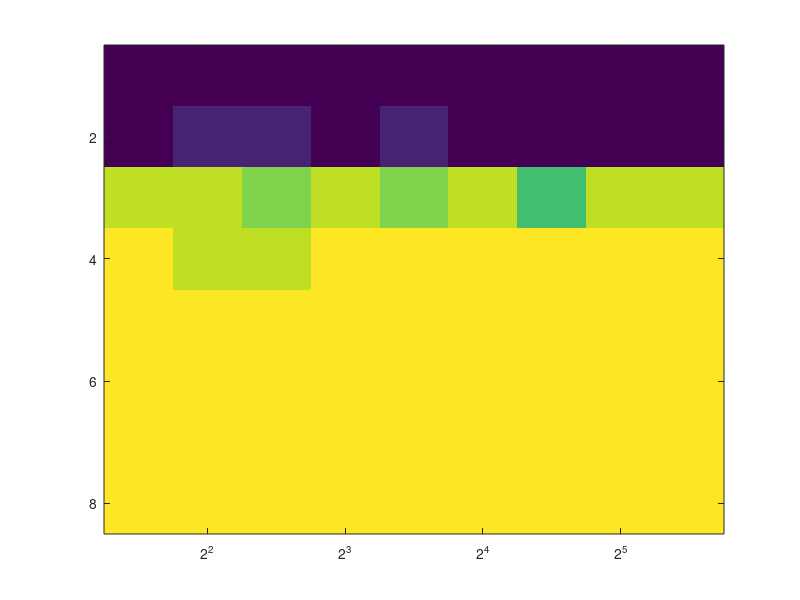

The MATLAB script that drew this image: (Note: this script raises an error after producing the figure.)
%% Print figures d = 100
clear all; close all; clc;
load('results100pow.mat');
imagesc(res_count(:,:,1))
xticklabels({'2^2','2^3','2^4','2^5','2^6','2^7','2^8','2^9', '2^{10}'})
% xticklabels({'2','4','8','16','32','128','256','512','1024'})
fig = gca;
fig.FontSize = 14; 
xlabel('Scaling \nu','FontSize', 20);
ylabel('$m/(d_1+d_2)$','Interpreter','latex','FontSize', 20);
title('$d_1=100, d_2 =50$', 'Interpreter','latex','FontSize', 20);
colormap gray
export_fig PhaseTransitionCube100.pdf -transparent

imagesc(res_count(:,:,2))
xticklabels({'2^2','2^3','2^4','2^5','2^6','2^7','2^8','2^9', '2^{10}'})
% xticklabels({'2','4','8','16','32','128','256','512','1024'})
fig = gca;
fig.FontSize = 14; 
xlabel('Scaling \nu', 'FontSize', 20);
ylabel('$m/(d_1+d_2)$','Interpreter','latex','FontSize', 20);
title('$d_1=100, d_2 =50$', 'Interpreter','latex','FontSize', 20);
colormap gray
export_fig PhaseTransitionGaussian100.pdf -transparent

%% Print figures d = 200
clear all; close all; clc;
load('results200pow.mat');
imagesc(res_count(:,:,1))
xticklabels({'2^2','2^3','2^4','2^5','2^6','2^7','2^8','2^9', '2^{10}'})
% xticklabels({'2','4','8','16','32','128','256','512','1024'})
fig = gca;
fig.FontSize = 14; 
xlabel('Scaling \nu','FontSize', 20);
ylabel('$m/(d_1+d_2)$','Interpreter','latex','FontSize', 20);
title('$d_1=200, d_2 =100$', 'Interpreter','latex','FontSize', 20);
colormap gray
export_fig PhaseTransitionCube200.pdf -transparent

figure
imagesc(res_count(:,:,2))
xticklabels({'2^2','2^3','2^4','2^5','2^6','2^7','2^8','2^9', '2^{10}'})
% xticklabels({'2','4','8','16','32','128','256','512','1024'})
fig = gca;
fig.FontSize = 14; 
xlabel('Scaling \nu', 'FontSize', 20);
ylabel('$m/(d_1+d_2)$','Interpreter','latex','FontSize', 20);
title('$d_1=200, d_2 =100$', 'Interpreter','latex','FontSize', 20);
colormap gray
export_fig PhaseTransitionGaussian200.pdf -transparent

%% Prints 2D Population
clc; clear all; close all;
grid = linspace(-2,2,500);
z = zeros(length(grid),length(grid));
for ii = 1:length(grid)
    for jj = 1:length(grid)
        w = grid(ii);
        x = grid(jj);
        X = w*x - 1;
        d1 = norm(X);
        d2 = 0;
        [~,E] = ellipke(1-(d2^2/d1^2));
        z(ii,jj) = 2*d1*E/pi;

    end
end
%%
close all;
% colormap winter 
surf(grid, grid, z, 'EdgeColor', 'none');
% set(gca,'xtick', []); 
set(gca, 'xticklabel', []);
% set(gca,'ytick', []); 
set(gca, 'yticklabel', []);
% set(gca,'ztick', []); 
set(gca, 'zticklabel', []);
set(gca, 'box', 'off');
export_fig function2D.pdf -transparent
%%
figure;
 imagesc(z); hold on
% contour(z,20);
set(gca,'xtick', []); 
set(gca, 'xticklabel', []);
set(gca,'ytick', []); 
% axis equal
set(gca, 'yticklabel', []);
export_fig contour2D.pdf -transparent

% colormap winter 
